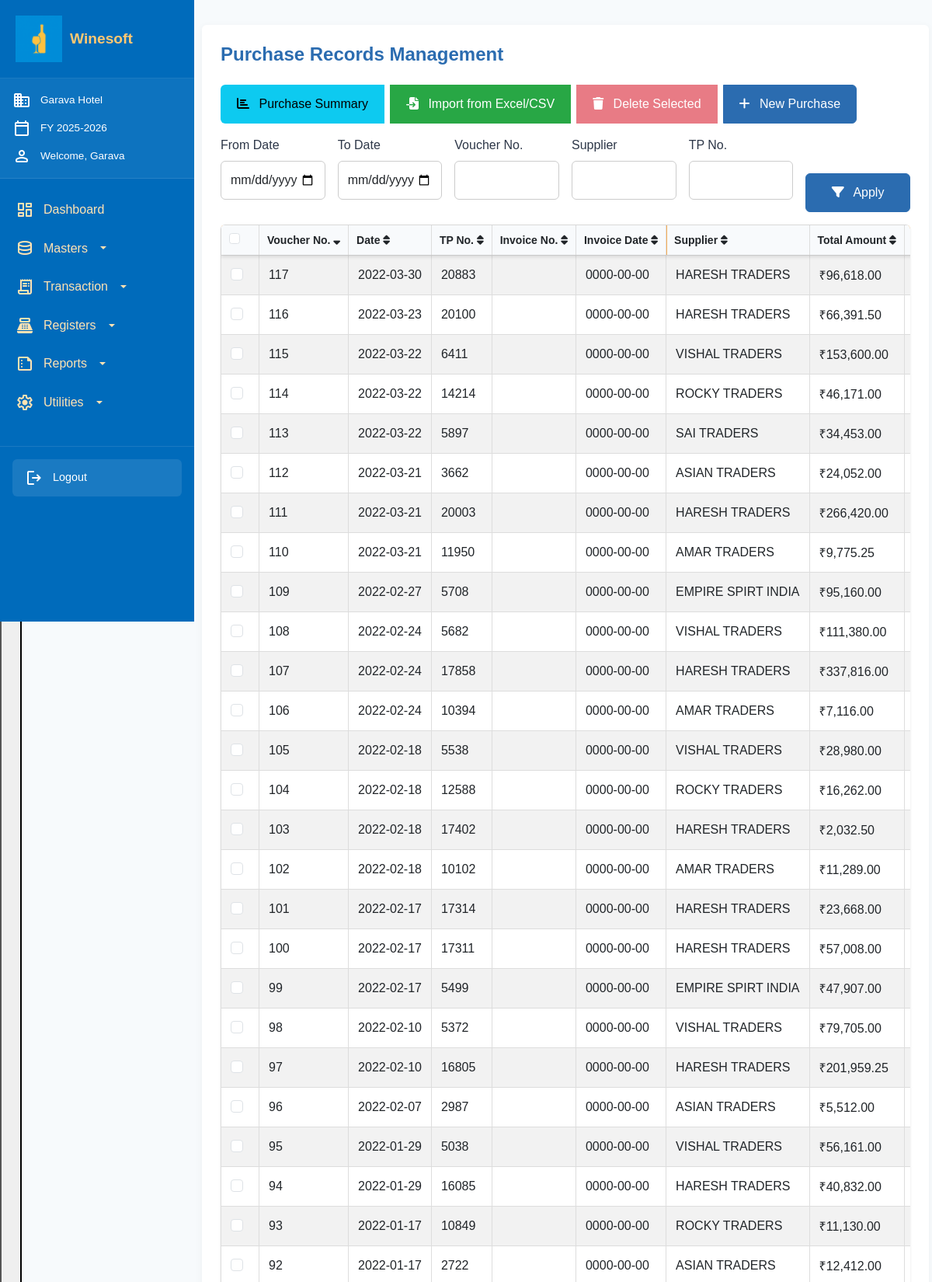
Page /public/purchase_module.php (signed in, upper part) on the committed database.
### tables this page shows
CREATE TABLE `tblpurchases` (
  `ID` int(11) NOT NULL,
  `DATE` date NOT NULL,
  `SUBCODE` varchar(20) NOT NULL,
  `VOC_NO` int(11) NOT NULL,
  `INV_NO` varchar(50) DEFAULT NULL,
  `INV_DATE` date DEFAULT NULL,
  `TAMT` decimal(12,2) DEFAULT 0.00,
  `TPNO` varchar(50) DEFAULT NULL,
  `TP_DATE` date DEFAULT NULL,
  `SCHDIS` decimal(10,2) DEFAULT 0.00,
  `CASHDIS` decimal(10,2) DEFAULT 0.00,
  `OCTROI` decimal(10,2) DEFAULT 0.00,
  `FREIGHT` decimal(10,2) DEFAULT 0.00,
  `STAX_PER` decimal(5,2) DEFAULT 0.00,
  `STAX_AMT` decimal(10,2) DEFAULT 0.00,
  `TCS_PER` decimal(5,2) DEFAULT 0.00,
  `TCS_AMT` decimal(10,2) DEFAULT 0.00,
  `MISC_CHARG` decimal(10,2) DEFAULT 0.00,
  `PUR_FLAG` char(1) DEFAULT 'F',
  `CompID` int(11) NOT NULL,
  `CreatedAt` timestamp NOT NULL DEFAULT current_timestamp(),
  `UpdatedAt` timestamp NOT NULL DEFAULT current_timestamp() ON UPDATE current_timestamp(),
  `AUTO_TPNO` varchar(50) DEFAULT NULL
);

CREATE TABLE `tblsupplier` (
  `id` int(11) NOT NULL,
  `CODE` varchar(7) NOT NULL,
  `OUT_LIMIT` varchar(1) DEFAULT NULL,
  `DETAILS` varchar(30) DEFAULT NULL,
  `OBDR` decimal(18,2) DEFAULT NULL,
  `OBCR` decimal(18,2) DEFAULT NULL,
  `LBDR` decimal(18,2) DEFAULT NULL,
  `LBCR` decimal(18,2) DEFAULT NULL,
  `LEVEL` decimal(18,2) DEFAULT NULL,
  `ADDR1` varchar(40) DEFAULT NULL,
  `ADDR2` varchar(40) DEFAULT NULL,
  `PINCODE` varchar(10) DEFAULT NULL,
  `LIQ_FLAG` varchar(1) DEFAULT NULL,
  `SALES_TAX` varchar(30) DEFAULT NULL,
  `OCT_PERC` decimal(18,2) DEFAULT NULL,
  `CD_PERC` decimal(18,2) DEFAULT NULL,
  `STAX_PERC` decimal(18,2) DEFAULT NULL,
  `TCS_PERC` decimal(18,2) DEFAULT NULL,
  `SURC_PERC` decimal(18,2) DEFAULT NULL,
  `EC_PERC` decimal(18,2) DEFAULT NULL,
  `MISC_CHARG` decimal(18,2) DEFAULT NULL,
  `MODE` varchar(15) DEFAULT NULL,
  `WSTax_Perc` decimal(18,2) DEFAULT NULL,
  `MBSTax_Perc` decimal(18,2) DEFAULT NULL,
  `SBSTax_Perc` decimal(18,2) DEFAULT NULL,
  `CLSTax_Perc` decimal(18,2) DEFAULT NULL
);

### public/purchase_module.php (the view, shortened to what this page needs)
<?php
$companyId = $_SESSION['CompID'];
$mode = isset($_GET['mode']) ? $_GET['mode'] : 'ALL';
include_once "../config/db.php";
$whereConditions = ["p.CompID = ?"];
$params = [$companyId];
$paramTypes = "i";
$sortColumn = isset($_GET['sort']) ? $_GET['sort'] : 'p.VOC_NO';
$sortOrder = isset($_GET['order']) ? $_GET['order'] : 'DESC';
$sortOrder = strtoupper($sortOrder) === 'ASC' ? 'ASC' : 'DESC';
$purchases = [];
$purchaseQuery = "SELECT p.*, s.DETAILS as supplier_name,
               COALESCE(p.TPNO, p.AUTO_TPNO) as TP_NO
               FROM tblpurchases p
               LEFT JOIN tblsupplier s ON TRIM(p.SUBCODE) = TRIM(s.CODE)
               WHERE " . implode(" AND ", $whereConditions) . "
               ORDER BY $sortColumn $sortOrder";
$purchaseStmt = $conn->prepare($purchaseQuery);
if (!$purchaseStmt) {
    error_log("QUERY PREPARE FAILED: " . $conn->error);
    $queryError = "Query preparation failed: " . $conn->error;
} else {
    if (!empty($params)) {
        $bindResult = $purchaseStmt->bind_param($paramTypes, ...$params);
    }
    if (!$purchaseStmt->execute()) {
        error_log("QUERY EXECUTE FAILED: " . $purchaseStmt->error);
        $executeError = "Query execution failed: " . $purchaseStmt->error;
    } else {
        $purchaseResult = $purchaseStmt->get_result();
        if ($purchaseResult) {
            $purchases = $purchaseResult->fetch_all(MYSQLI_ASSOC);
        } else {
            error_log("GET RESULT FAILED: " . $purchaseStmt->error);
        }
    }
}
function getSortLink($column, $label) {
    global $sortColumn, $sortOrder;
    $newOrder = 'ASC';
    if ($sortColumn === $column) {
        $newOrder = $sortOrder === 'ASC' ? 'DESC' : 'ASC';
    }
    $params = $_GET;
    $params['sort'] = $column;
    $params['order'] = $newOrder;
    $queryString = http_build_query($params);
    $sortIcon = '';
    if ($sortColumn === $column) {
        $sortIcon = $sortOrder === 'ASC' ? ' <i class="fas fa-sort-up"></i>' : ' <i class="fas fa-sort-down"></i>';
    } else {
        $sortIcon = ' <i class="fas fa-sort"></i>';
    }
    return '<a href="?' . $queryString . '" class="text-decoration-none text-dark">' . $label . $sortIcon . '</a>';
}
?>
<!DOCTYPE html>
<html lang="en">
<head>
<link href="https://cdn.jsdelivr.net/npm/bootstrap@5.3.0/dist/css/bootstrap.min.css" rel="stylesheet">
<link href="https://cdnjs.cloudflare.com/ajax/libs/font-awesome/6.5.0/css/all.min.css" rel="stylesheet">
<link rel="stylesheet" href="css/style.css?v=<?=time()?>">
<link rel="stylesheet" href="css/navbar.css?v=<?=time()?>">
</head>
<body>
<div class="dashboard-container">
  <?php include 'components/navbar.php'; ?>
  <div class="main-content">
    <?php include 'components/header.php'; ?>
    <div class="content-area">
      <h3 class="mb-4">Purchase Records Management</h3>
      <div class="import-export-buttons">
        <div class="btn-group">
          <button type="button" class="btn btn-info" data-bs-toggle="modal" data-bs-target="#purchaseSummaryModal">
            <i class="fas fa-chart-bar me-2"></i> Purchase Summary
          </button>
          <button type="button" class="btn btn-success" data-bs-toggle="modal" data-bs-target="#importPurchaseModal">
            <i class="fas fa-file-import me-2"></i> Import from Excel/CSV
          </button>
          <button type="button" class="btn btn-danger" id="bulkDeleteBtn" disabled>
            <i class="fa-solid fa-trash me-2"></i> Delete Selected
          </button>
          <a href="purchases.php?mode=<?=$mode === 'ALL' ? 'F' : $mode?>" class="btn btn-primary">
            <i class="fa-solid fa-plus me-2"></i> New Purchase
          </a>
        </div>
      </div>
      <form method="GET" class="search-control mb-3">
        <div class="row g-3">
          <div class="col-md-2">
            <label class="form-label">From Date</label>
            <input type="date" class="form-control" name="from_date"
                   value="<?=isset($_GET['from_date']) ? $_GET['from_date'] : (isset($_SESSION['FIN_YEAR_START']) ? $_SESSION['FIN_YEAR_START'] : '')?>"
                   min="<?= htmlspecialchars($_SESSION['FIN_YEAR_START'] ?? '') ?>"
                   max="<?= htmlspecialchars($_SESSION['FIN_YEAR_END'] ?? '') ?>">
          </div>
          <div class="col-md-2">
            <label class="form-label">To Date</label>
            <input type="date" class="form-control" name="to_date"
                   value="<?=isset($_GET['to_date']) ? $_GET['to_date'] : (isset($_SESSION['FIN_YEAR_END']) ? $_SESSION['FIN_YEAR_END'] : '')?>"
                   min="<?= htmlspecialchars($_SESSION['FIN_YEAR_START'] ?? '') ?>"
                   max="<?= htmlspecialchars($_SESSION['FIN_YEAR_END'] ?? '') ?>">
          </div>
          <div class="col-md-2">
            <label class="form-label">Voucher No.</label>
            <input type="text" class="form-control" name="voc_no" value="<?=isset($_GET['voc_no']) ? $_GET['voc_no'] : ''?>">
          </div>
          <div class="col-md-2">
            <label class="form-label">Supplier</label>
            <input type="text" class="form-control" name="supplier" value="<?=isset($_GET['supplier']) ? $_GET['supplier'] : ''?>">
          </div>
          <div class="col-md-2">
            <label class="form-label">TP No.</label>
            <input type="text" class="form-control" name="tp_no" value="<?=isset($_GET['tp_no']) ? $_GET['tp_no'] : ''?>">
          </div>
          <div class="col-md-2 d-flex align-items-end">
            <button type="submit" class="btn btn-primary w-100">
              <i class="fa-solid fa-filter me-2"></i> Apply
            </button>
          </div>
        </div>
      </form>
      <div class="table-container">
        <table class="table table-striped table-bordered table-hover styled-table">
          <thead class="sticky-header">
            <tr>
              <th class="select-checkbox">
                <div class="form-check">
                  <input class="form-check-input" type="checkbox" id="selectAllPurchases">
                </div>
              </th>
              <th class="col-voucher"><?=getSortLink('p.VOC_NO', 'Voucher No.')?></th>
              <th class="col-date"><?=getSortLink('p.DATE', 'Date')?></th>
              <th class="col-tp"><?=getSortLink('TP_NO', 'TP No.')?></th>
              <th class="col-invoice"><?=getSortLink('p.INV_NO', 'Invoice No.')?></th>
              <th class="col-inv-date"><?=getSortLink('p.INV_DATE', 'Invoice Date')?></th>
              <th class="col-supplier"><?=getSortLink('s.DETAILS', 'Supplier')?></th>
              <th class="col-total"><?=getSortLink('p.TAMT', 'Total Amount')?></th>
              <th class="col-status"><?=getSortLink('p.PUR_FLAG', 'Status')?></th>
            </tr>
          </thead>
          <tbody>
            <?php if (count($purchases) > 0): ?>
              <?php foreach($purchases as $purchase):
              ?>
                <tr data-id="<?= htmlspecialchars($purchase['ID']) ?>">
                  <td class="select-checkbox">
                    <div class="form-check">
                      <input class="form-check-input purchase-checkbox" type="checkbox"
                             value="<?= htmlspecialchars($purchase['ID']) ?>">
                    </div>
                  </td>
                  <td class="col-voucher"><?=htmlspecialchars($purchase['VOC_NO'])?></td>
                  <td class="col-date"><?=htmlspecialchars($purchase['DATE'])?></td>
                  <td class="col-tp"><?=htmlspecialchars($purchase['TP_NO'])?></td>
                  <td class="col-invoice"><?=htmlspecialchars($purchase['INV_NO'])?></td>
                  <td class="col-inv-date"><?=htmlspecialchars($purchase['INV_DATE'])?></td>
                  <td class="col-supplier"><?=htmlspecialchars($purchase['supplier_name'])?></td>
                  <td class="col-total">₹<?=number_format($purchase['TAMT'], 2)?></td>
                  <td class="col-status">
                  </td>
                </tr>
              <?php endforeach; ?>
            <?php else: ?>
              <tr>
                <td colspan="10" class="text-center">No purchases found for the selected filters.</td>
              </tr>
            <?php endif; ?>
          </tbody>
        </table>
      </div>
    </div>
  </div>
</div>
</body>
</html>

### public/css/style.css (style rules this page uses)
:root { --primary-color: #2B6CB0; --primary-hover: #4299E1; --secondary-color: #F6AD55; --background-color: #F7FAFC; --text-color: #2D3748; --light-text: #718096; --error-color: #E53E3E; --success-color: #38A169; --white: #FFFFFF; --border-radius: 6px; --box-shadow: 0 1px 3px rgba(0,0,0,0.1); --transition: all 0.2s ease; }
* { box-sizing: border-box; margin: 0; padding: 0; }
html { scroll-behavior: smooth; height: 100%; }
body { background-color: var(--background-color); font-family: 'Arial', sans-serif; line-height: 1.6; color: var(--text-color); min-height: 100vh; display: flex; flex-direction: column; }
h1, h2, h3, h4, h5, h6 { color: var(--primary-color); margin-bottom: 1rem; font-weight: 600; line-height: 1.2; }
h3 { font-size: 1.5rem; }
.mb-3 { margin-bottom: 1.5rem; }
.mb-4 { margin-bottom: 2rem; }
.d-flex { display: flex; }
.w-100 { width: 100%; }
.dashboard-container { display: flex; flex-direction: column; min-height: 100vh; width: 100%; background-color: var(--background-color); position: relative; }
.main-content { width: 100%; padding: 1rem; margin-top: 60px; }
.content-area { background: var(--white); border-radius: var(--border-radius); padding: 1rem; box-shadow: 0 2px 10px rgba(0,0,0,0.05); margin-bottom: 1rem; }
.form-control, .form-select { width: 100%; padding: 0.75rem; margin-bottom: 1rem; border: 1px solid #ccc; border-radius: 6px; font-size: 1rem; transition: var(--transition); }
.form-label { display: block; margin-bottom: 0.5rem; font-weight: 500; }
.btn { display: inline-block; padding: 0.75rem 1.25rem; font-weight: 500; text-align: center; text-decoration: none; border-radius: 6px; cursor: pointer; transition: var(--transition); border: 1px solid transparent; }
.btn-primary { background-color: var(--primary-color); color: var(--white); border-color: var(--primary-color); }
.btn-success { background-color: #28a745; color: var(--white); border-color: #28a745; }
.btn-danger { background-color: #dc3545; color: var(--white); border-color: #dc3545; }
.table-container { overflow-x: auto; -webkit-overflow-scrolling: touch; margin-bottom: 1rem; background: var(--white); border-radius: var(--border-radius); box-shadow: var(--box-shadow); }
.styled-table { width: 100%; min-width: 600px; border-collapse: collapse; color: var(--text-color); }
.styled-table thead tr { background-color: var(--secondary-color); color: var(--primary-color); }
.styled-table th, .styled-table td { padding: 12px; text-align: left; border: 1px solid #ddd; vertical-align: middle; }
.styled-table tbody tr:nth-child(even) { background-color: #f9f9f9; }
.table-striped tbody tr:nth-child(odd) { background-color: rgba(0,0,0,0.02); }
.search-control { width: 100%; }
.btn-group { display: flex; flex-wrap: wrap; gap: 0.5rem; }
@media (min-width: 768px) { .dashboard-container { flex-direction: row; } }
@media (min-width: 768px) { .main-content { margin-left: 200px; margin-top: 0; width: calc(100% - 200px); padding: 1.5rem; } }
@media (min-width: 768px) { .content-area { padding: 1.5rem; } }
@media (min-width: 768px) { .styled-table { min-width: 100%; } }
@media (min-width: 768px) { .btn-group { flex-wrap: nowrap; } }
@media (min-width: 992px) { .main-content { padding: 2rem; } }
@media (min-width: 992px) { .content-area { padding: 1.5rem; } }

### public/css/navbar.css (style rules this page uses)
* { margin: 0; padding: 0; box-sizing: border-box; font-family: 'Arial', sans-serif; }

### public/purchase_module.php (style rules this page uses)
.table-container { overflow-x: auto; max-height: none; min-height: 520px; }
table.styled-table { width: 100%; border-collapse: collapse; font-size: 16px; }
.styled-table th, .styled-table td { border: 1px solid #e5e7eb; padding: 8px 12px; white-space: nowrap; }
.styled-table thead th { position: sticky; top: 0; background: #f8fafc; z-index: 1; font-size: 14px; padding: 6px 10px; cursor: pointer; user-select: none; }
.styled-table thead th a { display: block; width: 100%; }
.col-voucher { width: 80px; }
.col-date { width: 80px; }
.col-tp { width: 80px; }
.col-invoice { width: 100px; }
.col-inv-date { width: 80px; }
.col-supplier { width: 150px; min-width: 150px; }
.col-total { width: 90px; }
.col-status { width: 70px; }
.import-export-buttons { display: flex; gap: 10px; margin-bottom: 15px; }
@media (min-width: 1200px) { .styled-table { table-layout: auto; } }
.sticky-header { position: sticky; top: 0; background-color: white; z-index: 100; box-shadow: 0 2px 4px rgba(0,0,0,0.1); }
.select-checkbox { width: 50px; text-align: center; }

### rows in the picture
tblpurchases: VOC_NO "117", DATE "2022-03-30", TP_NO "20883", INV_DATE "0000-00-00", tblsupplier.DETAILS "HARESH TRADERS", TAMT "96,618.00"
tblpurchases: VOC_NO "116", DATE "2022-03-23", TP_NO "20100", INV_DATE "0000-00-00", tblsupplier.DETAILS "HARESH TRADERS", TAMT "66,391.50"
tblpurchases: VOC_NO "115", DATE "2022-03-22", TP_NO "6411", INV_DATE "0000-00-00", tblsupplier.DETAILS "VISHAL TRADERS", TAMT "153,600.00"
tblpurchases: VOC_NO "114", DATE "2022-03-22", TP_NO "14214", INV_DATE "0000-00-00", tblsupplier.DETAILS "ROCKY TRADERS", TAMT "46,171.00"
tblpurchases: VOC_NO "113", DATE "2022-03-22", TP_NO "5897", INV_DATE "0000-00-00", tblsupplier.DETAILS "SAI TRADERS", TAMT "34,453.00"
tblpurchases: VOC_NO "112", DATE "2022-03-21", TP_NO "3662", INV_DATE "0000-00-00", tblsupplier.DETAILS "ASIAN TRADERS", TAMT "24,052.00"
tblpurchases: VOC_NO "111", DATE "2022-03-21", TP_NO "20003", INV_DATE "0000-00-00", tblsupplier.DETAILS "HARESH TRADERS", TAMT "266,420.00"
tblpurchases: VOC_NO "110", DATE "2022-03-21", TP_NO "11950", INV_DATE "0000-00-00", tblsupplier.DETAILS "AMAR TRADERS", TAMT "9,775.25"
tblpurchases: VOC_NO "109", DATE "2022-02-27", TP_NO "5708", INV_DATE "0000-00-00", tblsupplier.DETAILS "EMPIRE SPIRT INDIA", TAMT "95,160.00"
tblpurchases: VOC_NO "108", DATE "2022-02-24", TP_NO "5682", INV_DATE "0000-00-00", tblsupplier.DETAILS "VISHAL TRADERS", TAMT "111,380.00"
tblpurchases: VOC_NO "107", DATE "2022-02-24", TP_NO "17858", INV_DATE "0000-00-00", tblsupplier.DETAILS "HARESH TRADERS", TAMT "337,816.00"
tblpurchases: VOC_NO "106", DATE "2022-02-24", TP_NO "10394", INV_DATE "0000-00-00", tblsupplier.DETAILS "AMAR TRADERS", TAMT "7,116.00"
tblpurchases: VOC_NO "105", DATE "2022-02-18", TP_NO "5538", INV_DATE "0000-00-00", tblsupplier.DETAILS "VISHAL TRADERS", TAMT "28,980.00"
tblpurchases: VOC_NO "104", DATE "2022-02-18", TP_NO "12588", INV_DATE "0000-00-00", tblsupplier.DETAILS "ROCKY TRADERS", TAMT "16,262.00"
tblpurchases: VOC_NO "103", DATE "2022-02-18", TP_NO "17402", INV_DATE "0000-00-00", tblsupplier.DETAILS "HARESH TRADERS", TAMT "2,032.50"
tblpurchases: VOC_NO "102", DATE "2022-02-18", TP_NO "10102", INV_DATE "0000-00-00", tblsupplier.DETAILS "AMAR TRADERS", TAMT "11,289.00"
tblpurchases: VOC_NO "101", DATE "2022-02-17", TP_NO "17314", INV_DATE "0000-00-00", tblsupplier.DETAILS "HARESH TRADERS", TAMT "23,668.00"
tblpurchases: VOC_NO "100", DATE "2022-02-17", TP_NO "17311", INV_DATE "0000-00-00", tblsupplier.DETAILS "HARESH TRADERS", TAMT "57,008.00"
tblpurchases: VOC_NO "99", DATE "2022-02-17", TP_NO "5499", INV_DATE "0000-00-00", tblsupplier.DETAILS "EMPIRE SPIRT INDIA", TAMT "47,907.00"
tblpurchases: VOC_NO "98", DATE "2022-02-10", TP_NO "5372", INV_DATE "0000-00-00", tblsupplier.DETAILS "VISHAL TRADERS", TAMT "79,705.00"
tblpurchases: VOC_NO "97", DATE "2022-02-10", TP_NO "16805", INV_DATE "0000-00-00", tblsupplier.DETAILS "HARESH TRADERS", TAMT "201,959.25"
tblpurchases: VOC_NO "96", DATE "2022-02-07", TP_NO "2987", INV_DATE "0000-00-00", tblsupplier.DETAILS "ASIAN TRADERS", TAMT "5,512.00"
tblpurchases: VOC_NO "95", DATE "2022-01-29", TP_NO "5038", INV_DATE "0000-00-00", tblsupplier.DETAILS "VISHAL TRADERS", TAMT "56,161.00"
tblpurchases: VOC_NO "94", DATE "2022-01-29", TP_NO "16085", INV_DATE "0000-00-00", tblsupplier.DETAILS "HARESH TRADERS", TAMT "40,832.00"
tblpurchases: VOC_NO "93", DATE "2022-01-17", TP_NO "10849", INV_DATE "0000-00-00", tblsupplier.DETAILS "ROCKY TRADERS", TAMT "11,130.00"
tblpurchases: VOC_NO "92", DATE "2022-01-17", TP_NO "2722", INV_DATE "0000-00-00", tblsupplier.DETAILS "ASIAN TRADERS", TAMT "12,412.00"

### other values in the picture
$companyName "Garava Hotel"
$financialYear "2025-2026"
$username "Garava"
$label "Voucher No. Date TP No. Invoice No. Invoice Date Supplier Total Amount"
